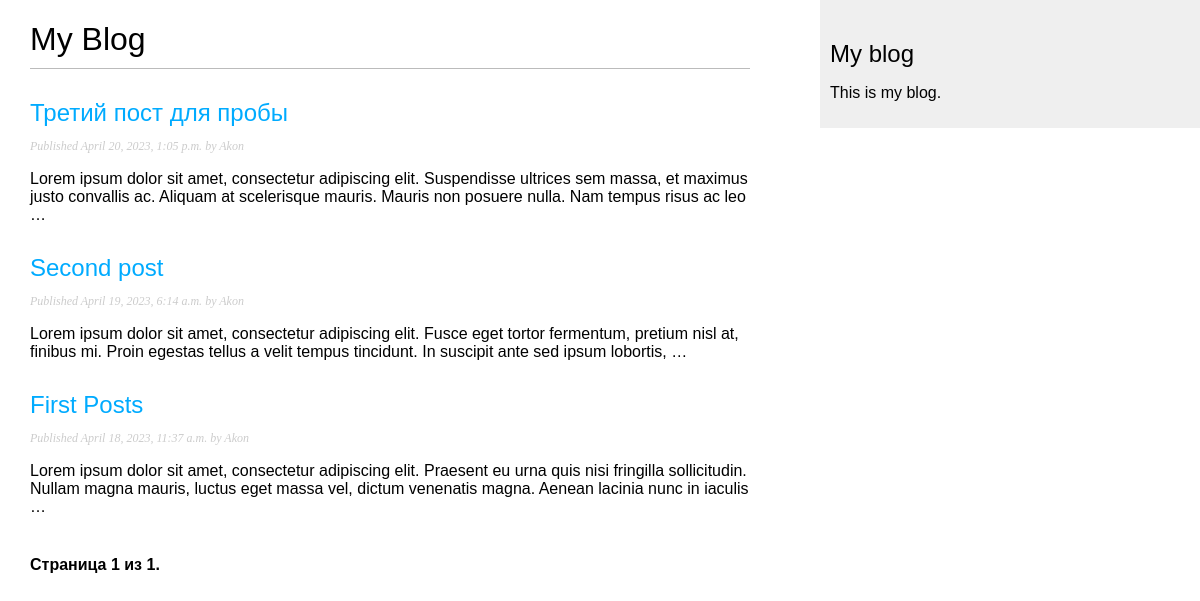
/blog/, run on an earlier commit of the app's database.
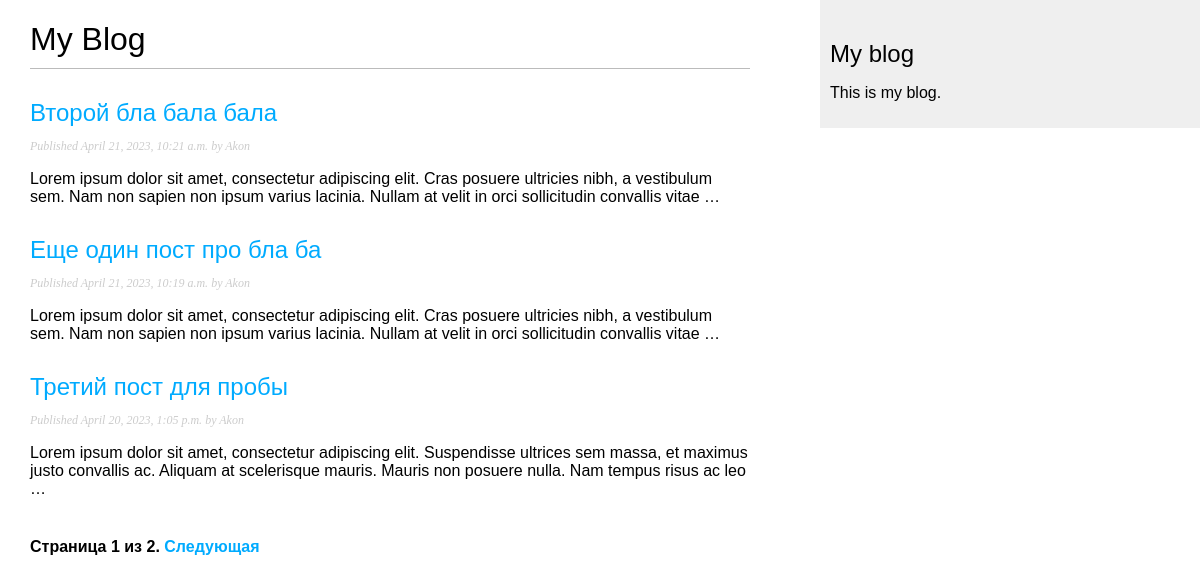
And on a later commit of the database.
### blog/models.py (models this page shows, shortened)
class Post(models.Model):
    class Status(models.TextChoices):
        DRAFT = 'DF', 'Draft'
        PUBLISHED = 'PB', 'Published'
    title = models.CharField(max_length=250)  # заголовок блог-поста
    slug = models.SlugField(max_length=250, unique_for_date='publish')  # уникальный URL для блог-поста
    author = models.ForeignKey(User, on_delete=models.CASCADE, related_name='blog_posts')  # автор блог-поста
    body = models.TextField()  # основной текст блог-поста
    publish = models.DateTimeField(default=timezone.now)  # дата и время публикации блог-поста
    created = models.DateTimeField(auto_now_add=True)  # дата и время создания блог-поста
    updated = models.DateTimeField(auto_now=True)  # дата и время последнего обновления блог-поста
    status = models.CharField(max_length=2, choices=Status.choices,
                              default=Status.DRAFT)  # статус блог-поста (черновик или опубликован)
    objects = models.Manager()  # менеджер по умолчанию
    published = PublishedManager()  # менеджер для выборки только опубликованных записей
    class Meta:
        ordering = ('-publish',)  # сортировка записей по убыванию даты публикации
        indexes = [
            models.Index(fields=['-publish']),  # индекс для ускорения запросов на выборку записей по дате публикации
        ]
    def get_absolute_url(self):
        return reverse(
            'blog:post_detail',  # ссылка на маршрут с именем 'post_detail' внутри пространства имен 'blog'
            args=[
                self.publish.year,  # год публикации поста
                self.publish.month,  # месяц публикации поста
                self.publish.day,  # день публикации поста
                self.slug,  # слаг поста
            ]
        )  # возвращает абсолютный URL для блока-поста

### blog/views.py (the view)
# urls.py: path('', views.post_list, name='post_list'),
def post_list(request):
    posts_list = Post.published.all()  # получение всех объектов опубликованных блог-постов
    paginator = Paginator(posts_list, 3)  # создание паджинатора с 3 блоками постов
    page_number = request.GET.get('page', 1)  # получение номера страницы из GET-запроса или установка значения по умолчанию равным 1
    posts = paginator.get_page(page_number)  # получение странницы по номеру странницы из паджинатора
    return render(request, 'blog/post/list.html',
                  {'posts': posts})  # возврат отображения со списком всех блог-постов

### blog/models.py (called while the page is built)
    def get_queryset(self):
        return super().get_queryset().filter(status=Post.Status.PUBLISHED)

### blog/templates/blog/post/list.html (shortened to what this page needs)
{% extends "blog/base.html" %}
{% block content %}
    <h1>My Blog</h1>
    {% for post in posts %}
        <h2>
            <a href="{{ post.get_absolute_url }}">
                {{ post.title }}
            </a>
        </h2>
        <p class="date">
            Published {{ post.publish }} by {{ post.author }}
        </p>
        {{ post.body|truncatewords:30|linebreaks }}
    {% endfor %}
    {% include "pagination.html" with page=posts %}
{% endblock %}

### blog/templates/blog/base.html (shortened to what this page needs)
{% load static %}
<!DOCTYPE html>
<html>
<head>
    <link href="{% static 'css/blog.css' %}" rel="stylesheet">
</head>
<body>
<div id="content">
    {% block content %}{% endblock %}
</div>
<div id="sidebar">
    <h2>My blog</h2>
    <p>This is my blog.</p>
</div>
</body>
</html>

### blog/templates/pagination.html (shortened to what this page needs)
<div class="pagination">
    <span class="step-links">
    <span class="current">
      Страница {{ page.number }} из {{ page.paginator.num_pages }}.
    </span>
    {% if page.has_next %}
      <a href="?page={{ page.next_page_number }}">Следующая</a>
    {% endif %}
  </span>
</div>

### blog/static/css/blog.css (style rules this page uses)
body { margin:0; padding:0; font-family:helvetica, sans-serif; }
a { color:#00abff; text-decoration:none; }
h1 { font-weight:normal; border-bottom:1px solid #bbb; padding:0 0 10px 0; }
h2 { font-weight:normal; margin:30px 0 0; }
#content { float:left; width:60%; padding:0 0 0 30px; }
#sidebar { float:right; width:30%; padding:10px; background:#efefef; height:100%; }
p.date { color:#ccc; font-family: georgia, serif; font-size: 12px; font-style: italic; }
.pagination { margin:40px 0; font-weight:bold; }

What changed in the data, as far as the page shows it:
no longer on this page (row unchanged): Post: title "Second post", publish "April 19, 2023, 6:14 a.m.", author "Akon", body "Lorem ipsum dolor sit amet, consectetur adipiscing elit. Fusce eget tortor fermentum, pretium nisl at, finibus mi. Proin egestas tellus a velit tempus tincidunt. In suscipit ante sed ipsum lobortis, …"
no longer on this page (row unchanged): Post: title "First Posts", publish "April 18, 2023, 11:37 a.m.", author "Akon", body "Lorem ipsum dolor sit amet, consectetur adipiscing elit. Praesent eu urna quis nisi fringilla sollicitudin. Nullam magna mauris, luctus eget massa vel, dictum venenatis magna. Aenean lacinia nunc in iaculis …"
added Post: title "Второй бла бала бала", publish "April 21, 2023, 10:21 a.m.", author "Akon", body "Lorem ipsum dolor sit amet, consectetur adipiscing elit. Cras posuere ultricies nibh, a vestibulum sem. Nam non sapien non ipsum varius lacinia. Nullam at velit in orci sollicitudin convallis vitae …"
added Post: title "Еще один пост про бла ба", publish "April 21, 2023, 10:19 a.m.", author "Akon", body "Lorem ipsum dolor sit amet, consectetur adipiscing elit. Cras posuere ultricies nibh, a vestibulum sem. Nam non sapien non ipsum varius lacinia. Nullam at velit in orci sollicitudin convallis vitae …"
Also different on the page:
{{ page.paginator.num_pages }}: "1" → "2"
text now shown: "Следующая"
